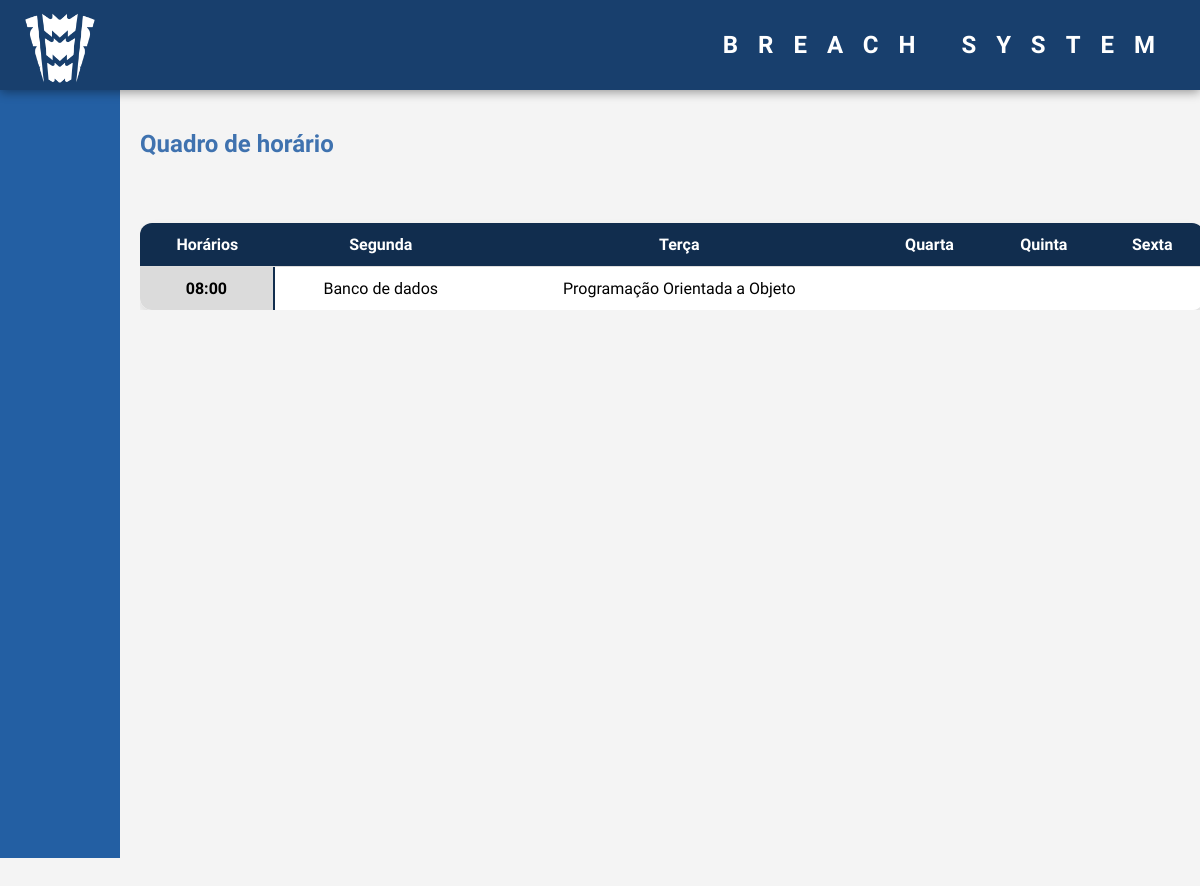
The page /dashboard/quadro_horario_aluno/ on the database its author committed.
### alunos/models.py (models this page shows, shortened)
class Horario(models.Model):
    hora = models.TimeField()

class Aula(models.Model):
    DIAS_SEMANA = [
        ("segunda", "Segunda"),
        ("terca", "Terça"),
        ("quarta", "Quarta"),
        ("quinta", "Quinta"),
        ("sexta", "Sexta"),
    ]
    horario = models.ForeignKey(Horario, on_delete=models.CASCADE, related_name="aulas")
    dia = models.CharField(max_length=10, choices=DIAS_SEMANA)
    disciplina = models.CharField(max_length=100)

### alunos/views.py (the view)
# urls.py: path('dashboard/quadro_horario_aluno/', views.quadro_aluno_view, name='quadro_aluno_view'),
def quadro_aluno_view(request):
    horarios = Horario.objects.prefetch_related("aulas").all()
    dias = ["segunda", "terca", "quarta", "quinta", "sexta"]
    return render(request, 'alunos/quadro_horario_aluno.html', {
        "horarios": horarios,
        "dias": dias
    })

### alunos/templates/alunos/quadro_horario_aluno.html (shortened to what this page needs)
{% extends 'base.html' %}
{% block content %}
<div class="dashboard-container">
    <div class="dashboard-actions">
        <div>
            <h2>Quadro de horário</h2>
        </div>
    </div>
    <div class="tabela-container">
        <table class="tabela-presenca">
            <thead>
                <tr>
                    <th>Horários</th>
                    <th>Segunda</th>
                    <th>Terça</th>
                    <th>Quarta</th>
                    <th>Quinta</th>
                    <th>Sexta</th>
                </tr>
            </thead>
            <tbody>
                {% for bloco in horarios %}
                <tr>
                    <td>{{ bloco.hora }}</td>
                    {% for dia in dias %}
                        <td>
                            {% for aula in bloco.aulas.all %}
                                {% if aula.dia == dia %}
                                    {{ aula.disciplina }}
                                {% endif %}
                            {% endfor %}
                        </td>
                    {% endfor %}
                </tr>
                {% endfor %}
            </tbody>
        </table>
    </div>
</div>
{% endblock %}

### alunos/static/css/style.css (style rules this page uses)
h1, h2 { color: #2c3e50; margin-bottom: 20px; text-align: center; }
table { width: 100%; border-collapse: collapse; margin-top: 20px; }
th, td { padding: 12px; text-align: left; border-bottom: 1px solid #ddd; }
th { background-color: #f8f9fa; font-weight: bold; }

### alunos/templates/alunos/quadro_horario_aluno.html (style rules this page uses)
.dashboard-actions { display: flex; width: 100%; justify-content: space-between !important; align-items: center; text-align: center; flex-direction: row !important; }
.tabela-container { overflow-x: auto; margin-top: 10px; }
.tabela-presenca { width: 100%; border-collapse: separate; border-spacing: 0; border-radius: 12px; box-shadow: 0 4px 8px rgba(0,0,0,0.1); overflow: hidden; }
.tabela-presenca thead th { background-color: #112D4E; color: #FFFFFF; padding: 12px 15px; text-align: center; }
.tabela-presenca tbody { background-color: #FFFFFF; border: 2px solid #112D4E; border-radius: 0 0 12px 12px; }
.tabela-presenca tbody td { padding: 12px 15px; text-align: center; border-bottom: 1px solid #112D4E; }
.tabela-presenca tbody tr:last-child td { border-bottom: none; }
.tabela-presenca tbody td:first-child { font-weight: bold; background-color: rgb(219, 219, 219); border-right: 2px solid #112D4E; }

### rows shown on the page
Horario: hora "08:00"
Aula: disciplina "Banco de dados"
Aula: disciplina "Programação Orientada a Objeto"
